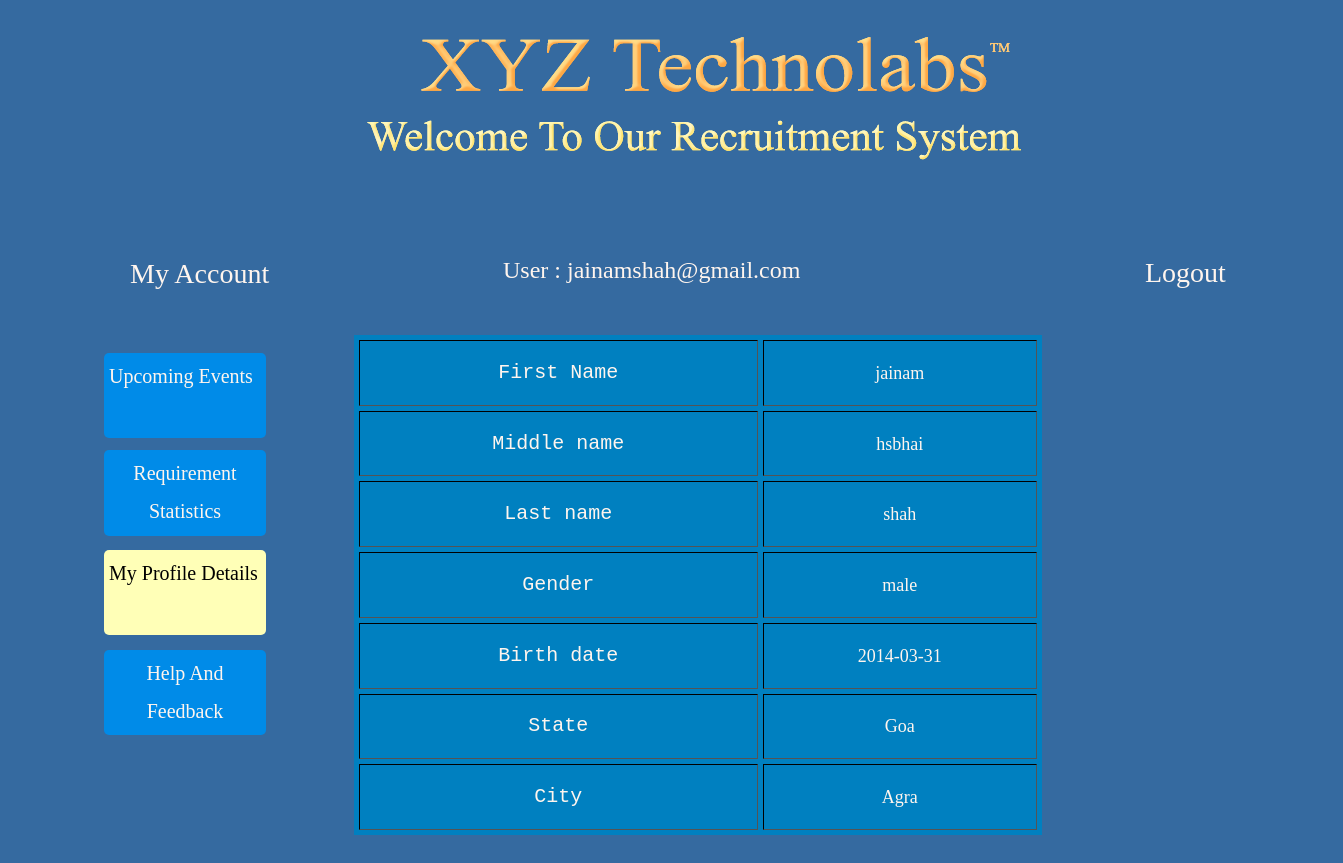
The page /viewpersonal.php (signed in) on the database its author committed.
### tables this page shows
CREATE TABLE IF NOT EXISTS `personal` (
  `userid` int(255) NOT NULL AUTO_INCREMENT,
  `firstname` varchar(255) NOT NULL,
  `middlename` varchar(255) NOT NULL,
  `lastname` varchar(255) NOT NULL,
  `gender` varchar(255) NOT NULL,
  `birthdate` date NOT NULL,
  `state` varchar(255) NOT NULL,
  `statespecify` varchar(255) NOT NULL,
  `city` varchar(255) NOT NULL,
  `cityspecify` varchar(255) NOT NULL,
  PRIMARY KEY (`userid`)
);

### viewpersonal.php (the view, shortened to what this page needs)
<?php
if (isset($_SESSION['email'])){
$email = $_SESSION['email'];
}
 $query = "SELECT * FROM account WHERE account.pemail='$email'";
	$result=mysql_query($query);
	    $row=mysql_fetch_array($result);
		  $userid = $row['userid'];
?>
<!DOCTYPE html PUBLIC "-//W3C//DTD XHTML 1.0 Transitional//EN" "http://www.w3.org/TR/xhtml1/DTD/xhtml1-transitional.dtd">
<html xmlns="http://www.w3.org/1999/xhtml">
<head>
<link rel="stylesheet" href="main.css" type="text/css" />
</head>
<body>
<div id="apDiv6"><a href="myaccount.php">My account</a></div>
<div id="apDiv8"><a
href="logout.php">logout</a></div>
<div id="apDiv2">
  <table width="100%" height="100%" cellpadding="10" cellspacing="5" border="1">
    <tr>
      <th scope="col">First Name</th>
      <td scope="col"><?php
		  $query = "SELECT * FROM personal,account WHERE personal.userid=$userid";
	$result=mysql_query($query);
	    $row=mysql_fetch_array($result);
		 echo $row['firstname'];
	  ?></th>
    </tr>
    <tr>
      <th scope="row">Middle name</th>
      <td>  <?php
		  $query = "SELECT * FROM personal,account WHERE personal.userid=$userid";
	$result=mysql_query($query);
	    $row=mysql_fetch_array($result);
		 echo $row['middlename'];
	  ?></td>
    </tr>
    <tr>
      <th scope="row">Last name</th>
      <td><?php
		  $query = "SELECT * FROM personal,account WHERE personal.userid=$userid";
	$result=mysql_query($query);
	    $row=mysql_fetch_array($result);
		 echo $row['lastname'];
	  ?></td>
    </tr>
    <tr>
      <th scope="row">Gender</th>
      <td><?php
		  $query = "SELECT * FROM personal,account WHERE personal.userid=$userid";
	$result=mysql_query($query);
	    $row=mysql_fetch_array($result);
		 echo $row['gender'];
	  ?></td>
    </tr>
    <tr>
      <th scope="row">Birth date</th>
      <td><?php
		  $query = "SELECT * FROM personal,account WHERE personal.userid=$userid";
	$result=mysql_query($query);
	    $row=mysql_fetch_array($result);
		 echo $row['birthdate'];
	  ?></td>
    </tr>
    <tr>
      <th scope="row">State</th>
      <td><?php
		  $query = "SELECT * FROM personal,account WHERE personal.userid=$userid";
	$result=mysql_query($query);
	    $row=mysql_fetch_array($result);
		 echo $row['state'];
	  ?></td>
    </tr>
    <tr>
      <th scope="row">City</th>
      <td><?php
		  $query = "SELECT * FROM personal,account WHERE personal.userid=$userid";
	$result=mysql_query($query);
	    $row=mysql_fetch_array($result);
		 echo $row['city'];
	  ?></td>
    </tr>
  </table>
</div>
<div id="apDiv1"></div>
<div id="apDiv9">User : <?php
echo  $email;
?> </div>
<div id="apDiv16"><a href="myaccount.php">upcoming events</a></div>
<div id="apDiv20"><a href="requirementboard.php">requirement statistics</a></div>
<div id="apDiv21"><a href="viewprofile.php">my profile details</a></div>
<div id="apDiv22"><a href="helpandfeedback.php">help and feedback</a></div>
</body>
</html>

### main.css (style rules this page uses)
body { background: rgb(53,106,160); background: -moz-linear-gradient(45deg, rgb(53,106,160) 0%, rgb(53,106,160) 100%); background: -webkit-gradient(linear, left bottom, right top, color-stop(0%, rgb(53,106,160)), color-stop(100%, rgb(53,106,160))); background: -webkit-linear-gradient(45deg, rgb(53,106,160) 0%, rgb(53,106,160) 100%); background: -o-linear-gradient(45deg, rgb(53,106,160) 0%, rgb(53,106,160) 100%); background: -ms-linear-gradient(45deg, rgb(53,106,160) 0%, rgb(53,106,160) 100%); background: linear-gradient(45deg, rgb(53,106,160) 0%, rgb(53,106,160) 100%); filter: progid:DXImageTransform.Microsoft.gradient( startColorstr='#356aa0', endColorstr='#356aa0', GradientType=1 ); font-family: Georgia, "Times New Roman", Times, serif; }
#apDiv1 { position: absolute; left: 10px; top: 25px; width: 1323px; height: 150px; z-index: 1; background-repeat: no-repeat; text-align: right; list-style-type: none; background-image: url(Untitled5.png); display: block; visibility: visible; font-size: 36px; text-transform: capitalize; color: #ffefc6; right: 10px; background-position: center center; }
#apDiv2 { position: absolute; left: 75px; top: 288px; width: 1200px; height: 1722px; z-index: 2; font-size: 20px; color: #FFFFDF; line-height: 24px; background-position: center center; display: inline-block; right: 75px }
#apDiv2 table tr th { font-family: "Courier New", Courier, monospace; font-size: 20px; font-weight: 100; color: seashell; }
#apDiv2 table tr td { text-transform: none; }

### rows shown on the page
personal: firstname "jainam", middlename "hsbhai", lastname "shah", gender "male", birthdate "2014-03-31", state "Goa", city "Agra"

### other values the page prints
$email "jainamshah@gmail.com"
